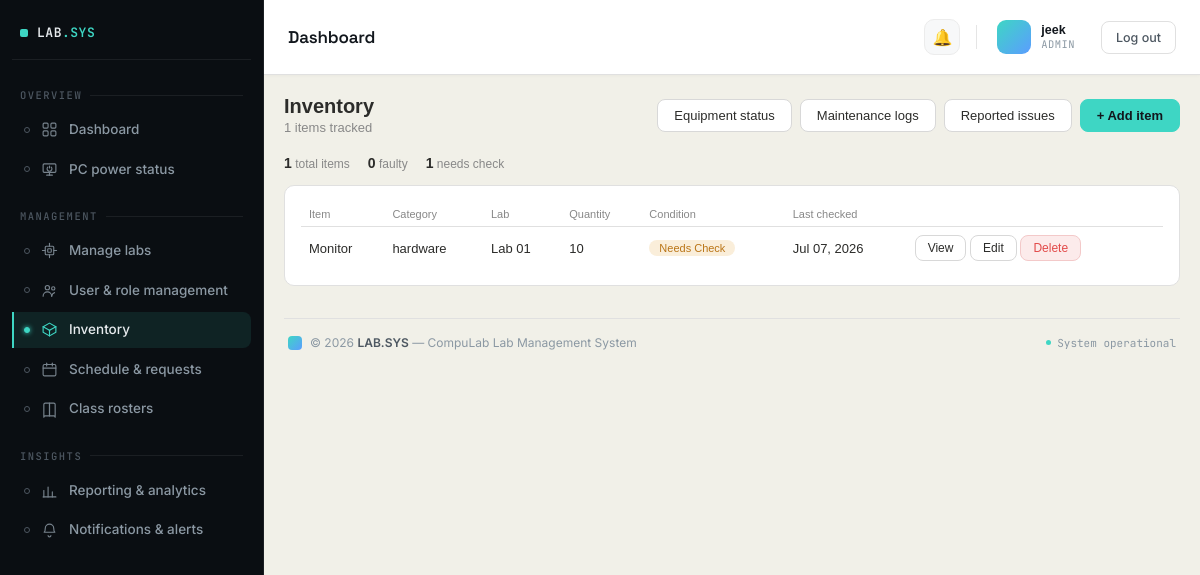
The app's page /labs/inventory/ (signed in) with its own data.
### accounts/models.py (models this page shows, shortened)
class User(AbstractUser):
    ROLE_CHOICES = [
        ('admin', 'Admin'),
        ('incharge', 'Lab In-charge'),
        ('instructor', 'Instructor'),
        ('student', 'Student'),
    ]
    role = models.CharField(max_length=20, choices=ROLE_CHOICES, default='instructor')
    id_number = models.CharField(
        max_length=50, blank=True, default='',
        help_text='Student/Instructor ID — used to match this account to reservation requests and lab PC check-ins. Separate from the login username.'
    )
    assigned_lab = models.ForeignKey(
        'labs.Lab',
        null=True,
        blank=True,
        on_delete=models.SET_NULL,
        related_name='assigned_users'
    )
    email_notifications_enabled = models.BooleanField(default=True)

### labs/models.py (models this page shows, shortened)
class InventoryItem(models.Model):
    CONDITION = [
        ('good', 'Good'),
        ('fair', 'Fair'),
        ('needs_check', 'Needs Check'),
        ('faulty', 'Faulty'),
    ]
    STATUS = [
        ('operational', 'Operational'),
        ('under_repair', 'Under Repair'),
        ('retired', 'Retired'),
    ]
    name = models.CharField(max_length=200)
    category = models.CharField(max_length=100)
    quantity = models.PositiveIntegerField()
    condition = models.CharField(max_length=20, choices=CONDITION)
    status = models.CharField(max_length=20, choices=STATUS, default='operational')
    lab = models.ForeignKey(Lab, on_delete=models.CASCADE)
    last_checked = models.DateField(null=True, blank=True)

class Lab(models.Model):
    name = models.CharField(max_length=100)
    location = models.CharField(max_length=200, blank=True)
    opening_time = models.TimeField(
        default='07:00',
        help_text='Daily opening time, used as the capacity basis for utilization % in reports.'
    )
    closing_time = models.TimeField(
        default='21:00',
        help_text='Daily closing time, used as the capacity basis for utilization % in reports.'
    )

### labs/views.py (the view)
# urls.py: path('inventory/', views.InventoryView.as_view(), name='inventory'),
class InventoryView(RoleRequiredMixin, ListView):
    allowed_roles = ['admin', 'incharge']
    template_name = 'labs/inventory.html'
    context_object_name = 'items'
    def get_queryset(self):
        return InventoryItem.objects.select_related('lab').order_by('lab', 'category')
    def get_context_data(self, **kwargs):
        ctx = super().get_context_data(**kwargs)
        ctx['total_items'] = InventoryItem.objects.count()
        ctx['needs_replacement'] = InventoryItem.objects.filter(
            condition='faulty'
        ).count()
        ctx['under_repair'] = InventoryItem.objects.filter(
            condition='needs_check'
        ).count()
        return ctx

### accounts/context_processors.py (called while the page is built)
def sidebar_counts(request):
    if not request.user.is_authenticated:
        return {}
    return {
        'unread_notifications_count': Notification.objects.filter(
            user=request.user, read=False
        ).count(),
        'open_issues_count': Issue.objects.filter(status='open').count()
        if request.user.role in ['admin', 'incharge'] else 0,
    }

### accounts/mixins.py (called while the page is built)
    def dispatch(self, request, *args, **kwargs):
        if not request.user.is_authenticated:
            return self.handle_no_permission()
        if self.allowed_roles and request.user.role not in self.allowed_roles:
            raise PermissionDenied
        return super().dispatch(request, *args, **kwargs)

### compulab/templates/labs/inventory.html (shortened to what this page needs)
{% extends "base.html" %}
{% block content %}
<div class="page-header">
  <div>
    <h1>Inventory</h1>
    <div class="sub">{{ total_items }} items tracked</div>
  </div>
  <div style="display:flex; gap:8px">
    <a href="{% url 'inventory_status_list' %}" class="action-btn">Equipment status</a>
    <a href="{% url 'maintenance_logs' %}" class="action-btn">Maintenance logs</a>
    <a href="{% url 'equipment_issues' %}" class="action-btn">Reported issues</a>
    {% if request.user.role == 'admin' %}
      <a href="{% url 'inventory_create' %}" class="action-btn primary">+ Add item</a>
    {% endif %}
  </div>
</div>
<div class="toolbar-stats" style="margin-bottom:14px">
  <div><b>{{ total_items }}</b> total items</div>
  <div><b>{{ needs_replacement }}</b> faulty</div>
  <div><b>{{ under_repair }}</b> needs check</div>
</div>
<div class="card">
  <table class="table">
    <thead>
      <tr>
        <th>Item</th>
        <th>Category</th>
        <th>Lab</th>
        <th>Quantity</th>
        <th>Condition</th>
        <th>Last checked</th>
        <th></th>
      </tr>
    </thead>
    <tbody>
      {% for item in items %}
        <tr>
          <td>{{ item.name }}</td>
          <td>{{ item.category }}</td>
          <td>{{ item.lab.name }}</td>
          <td>{{ item.quantity }}</td>
          <td><span class="status-pill pill-{{ item.condition }}">{{ item.get_condition_display }}</span></td>
          <td>{{ item.last_checked|date:"M d, Y"|default:"—" }}</td>
          <td style="white-space:nowrap">
            <a href="{% url 'inventory_detail' item.pk %}" class="action-btn small">View</a>
            {% if request.user.role == 'admin' %}
              <a href="{% url 'inventory_update' item.pk %}" class="action-btn small">Edit</a>
              <a href="{% url 'inventory_delete' item.pk %}" class="action-btn small danger">Delete</a>
            {% endif %}
          </td>
        </tr>
      {% empty %}
        <tr><td colspan="7"><p class="empty">No inventory items recorded.</p></td></tr>
      {% endfor %}
    </tbody>
  </table>
</div>
{% endblock %}

### compulab/templates/dashboard/navbar.html (shortened to what this page needs)
<div class="topbar">
  <div class="topbar-title">{{ page_title|default:"Dashboard" }}</div>
  <div class="topbar-right">
    <div class="topbar-notif">
      <a href="{% url 'notifications' %}" title="Notifications">
        🔔
      </a>
    </div>
    <div class="topbar-user">
      <div class="avatar">
      </div>
      <div class="user-meta">
        <span class="user-name">{{ request.user.get_full_name|default:request.user.username }}</span>
        <span class="user-role">{{ request.user.role|default:"Admin" }}</span>
      </div>
    </div>
    <form method="post" action="{% url 'logout' %}" style="display:inline;">
      <button type="submit" class="btn">Log out</button>
    </form>
  </div>
</div>

### compulab/templates/base.html (style rules this page uses)
* { box-sizing: border-box; margin: 0; padding: 0; }
html, body { height: 100%; }
body { font-family: sans-serif; background: #f1f0e8; color: #2c2c2a; }
:root { --topbar-accent: #3ed6c4; --topbar-accent-tint: rgba(62,214,196,0.12); --topbar-ink-1: #12171d; --topbar-text-1: #4d5761; --topbar-text-2: #8b98a3; }
.card { background: white; border: 1px solid #e0e0e0; border-radius: 10px; padding: 16px; margin-bottom: 14px; }
.table { width: 100%; border-collapse: collapse; font-size: 13px; }
.table th { text-align: left; padding: 6px 8px; color: #888; font-weight: 500; border-bottom: 1px solid #e0e0e0; font-size: 11px; }
.table td { padding: 8px; border-bottom: 1px solid #f0f0f0; }
.table tr:last-child td { border-bottom: none; }
a { color: inherit; }
.page-header { display: flex; align-items: center; justify-content: space-between; margin-bottom: 20px; flex-wrap: wrap; gap: 12px; }
.page-header h1 { font-size: 20px; font-weight: 600; }
.page-header .sub { font-size: 13px; color: #888; margin-top: 2px; }
.action-btn { display: inline-flex; align-items: center; gap: 6px; padding: 8px 16px; border-radius: 8px; border: 1px solid #d8d8d8; background: #fff; color: #2c2c2a; font-size: 13px; font-weight: 500; text-decoration: none; cursor: pointer; }
.action-btn.primary { background: var(--topbar-accent); border-color: var(--topbar-accent); color: var(--topbar-ink-1); font-weight: 600; }
.action-btn.danger { background: #FCEBEB; border-color: #f3c9c9; color: #E24B4A; }
.action-btn.small { padding: 5px 12px; font-size: 12px; }
.status-pill { display: inline-block; padding: 2px 10px; border-radius: 10px; font-size: 11px; font-weight: 500; text-transform: capitalize; }
.pill-in_progress, .pill-in_use, .pill-needs_check, .pill-medium, .pill-issue, .pill-deactivate, .pill-under_repair { background: #FAEEDA; color: #BA7517; }
.toolbar-stats { display: flex; gap: 18px; font-size: 12px; color: #888; }
.toolbar-stats b { color: #2c2c2a; font-size: 14px; }

### compulab/templates/dashboard/navbar.html (style rules this page uses)
.topbar { padding: 16px 24px; border-bottom: 1px solid #e0e0e0; background: white; display: flex; align-items: center; justify-content: space-between; box-shadow: 0 1px 3px rgba(18, 23, 29, 0.03); }
.topbar-title { font-family: 'Space Grotesk', sans-serif; font-size: 17px; font-weight: 600; letter-spacing: -0.01em; color: #12171d; }
.topbar-right { display: flex; align-items: center; gap: 16px; font-size: 13px; color: #555; }
.topbar-notif { position: relative; display: flex; align-items: center; }
.topbar-notif a { position: relative; display: flex; align-items: center; justify-content: center; width: 36px; height: 36px; border-radius: 10px; font-size: 16px; text-decoration: none; color: #4d5761; background: #f7f8f9; border: 1px solid #ececec; transition: background-color 0.15s ease, border-color 0.15s ease, transform 0.15s ease; }
.topbar-user { display: flex; align-items: center; gap: 10px; padding: 4px 10px 4px 4px; border-radius: 12px; transition: background-color 0.15s ease; }
.avatar { width: 34px; height: 34px; border-radius: 9px; background: linear-gradient(135deg, #3ed6c4, #5b9dff); color: #0a0e12; font-family: 'JetBrains Mono', monospace; font-size: 12px; font-weight: 700; display: flex; align-items: center; justify-content: center; flex-shrink: 0; }
.user-meta { display: flex; flex-direction: column; line-height: 1.25; }
.user-name { font-size: 12.5px; font-weight: 600; color: #12171d; white-space: nowrap; }
.user-role { font-size: 10.5px; font-family: 'JetBrains Mono', monospace; color: #8b98a3; text-transform: uppercase; letter-spacing: 0.04em; }
.btn { display: inline-flex; align-items: center; gap: 6px; padding: 8px 14px; border-radius: 8px; font-size: 12.5px; font-weight: 500; border: 1px solid #e0e0e0; background: white; cursor: pointer; text-decoration: none; color: #4d5761; font-family: 'Inter', sans-serif; transition: background-color 0.15s ease, border-color 0.15s ease, color 0.15s ease; }

### records on screen
User: user.get_full_name "jeek", user.role "ADMIN"
InventoryItem: name "Monitor", category "hardware", lab.name "Lab 01", quantity "10", condition "Needs Check", last_checked "Jul 07, 2026"

### other values on screen
{{ page_title|default:"Dashboard" }} "Dashboard"
{{ total_items }} "1"
{{ needs_replacement }} "0"
{{ under_repair }} "1"
